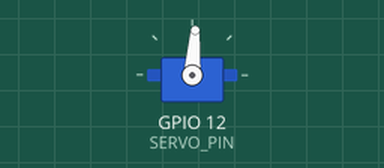
Recording of a program running on a simulated Raspberry Pi (BCM pin numbers). Parts: servo. Servo angles are drawn from the pulse width (0.5 ms = 0°, 2.5 ms = 180°). At 36.0 s the program stops and its outputs stay as they are.

Above: at 0.1 s.
At 9.1 s:
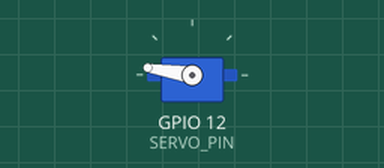
At 15.1 s:
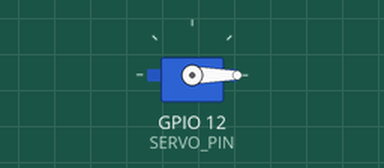
At 30.1 s:
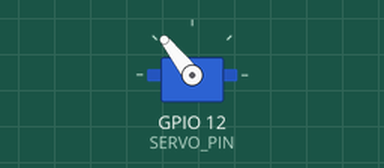
Timing chart, 0 to 34.5 s (numbered marks = the images above):
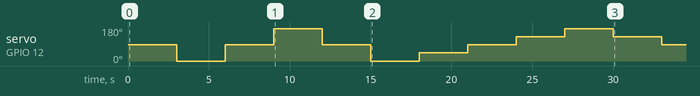

The program:

pigopio_servo_motor.py
```python
import pigpio
import time

# refer to http://blawat2015.no-ip.com/~mieki256/diary/201607201.html
#
# how to use pigpio
#  $ sudo pigpiod
#
# how to use pigpio on startup
#  $ sudo systemctl enable pigpiod.service
#  $ sudo systemctl restart pigpiod.service

SERVO_PIN = 12    #GPIO
START_V = 500   #us
END_V = 2400    #us

def get_pulsewidth(angle):
    angle += 90.0
    if angle < 0.0:
        angle = 0.0
    if angle > 180.0:
        angle= 180.0

    pw = (END_V - START_V) * (float(angle) / 180.0) + START_V
    return pw

pig = pigpio.pi()

try:
    for angle in [0,-90,0,90,0,-90,-45,0,45,90,45,0]:
        pw = get_pulsewidth(angle)
        pig.set_servo_pulsewidth(SERVO_PIN ,pw)
        time.sleep(0.5)
        pig.set_servo_pulsewidth(SERVO_PIN , 0)
        time.sleep(2.5)

except KeyboardInterrupt:
    pass

pig.stop()
```

Measured:
- by itself, servo on GPIO 12 (SERVO_PIN): 86° → 0° at 3.0 s, → 86° 3.0 s later, → 171° 3.0 s later, → 86° 3.0 s later, … (11 changes in this stretch)
